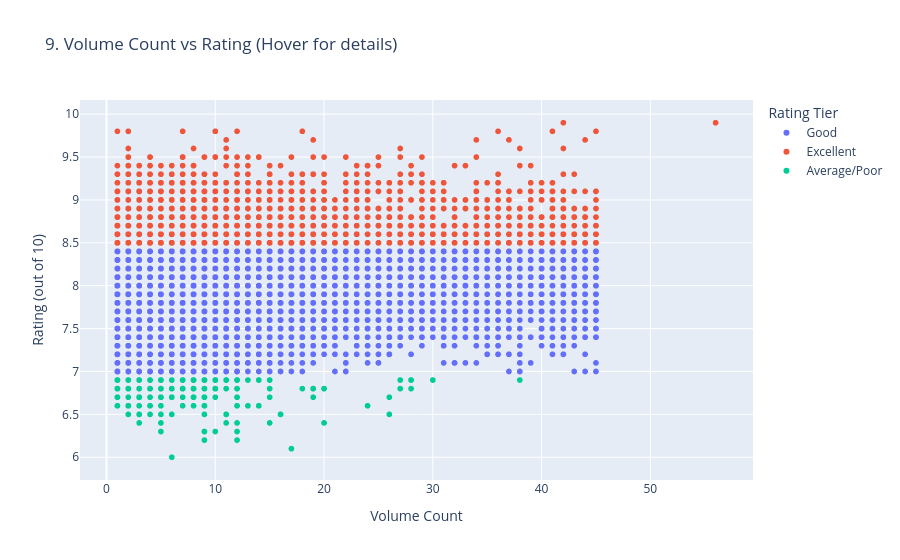

The code cell stored with this chart in its notebook:
### Markdown cell above
9. Multivariate: Rating vs Volume Count Colored by Rating Tier

### Code cell
fig4 = px.scatter(df, x='Volume Count', y='Rating (out of 10)', color='Rating Tier', 
                  hover_data=['Title', 'Writer'],
                  title='9. Volume Count vs Rating (Hover for details)')
fig4.show()

### Figure 1 — Plotly figure (JSON) as saved in the notebook; plotly's stock layout.template omitted (floating-point values rounded to 4 significant figures; data arrays with more than 128 entries replaced by an {"elided": "..."} marker saying what was removed)
{"data": [{"customdata": {"elided": "7531x2 str values"}, "hovertemplate": "Rating Tier=Good<br>Volume Count=%{x}<br>Rating (out of 10)=%{y}<br>Title=%{customdata[0]}<br>Writer=%{customdata[1]}<extra></extra>", "legendgroup": "Good", "marker": {"color": "#636efa", "symbol": "circle"}, "mode": "markers", "name": "Good", "showlegend": true, "type": "scattergl", "x": {"elided": "7531 int values"}, "xaxis": "x", "y": {"elided": "7531 float values"}, "yaxis": "y"}, {"customdata": {"elided": "2263x2 str values"}, "hovertemplate": "Rating Tier=Excellent<br>Volume Count=%{x}<br>Rating (out of 10)=%{y}<br>Title=%{customdata[0]}<br>Writer=%{customdata[1]}<extra></extra>", "legendgroup": "Excellent", "marker": {"color": "#EF553B", "symbol": "circle"}, "mode": "markers", "name": "Excellent", "showlegend": true, "type": "scattergl", "x": {"elided": "2263 int values"}, "xaxis": "x", "y": {"elided": "2263 float values"}, "yaxis": "y"}, {"customdata": {"elided": "196x2 str values"}, "hovertemplate": "Rating Tier=Average/Poor<br>Volume Count=%{x}<br>Rating (out of 10)=%{y}<br>Title=%{customdata[0]}<br>Writer=%{customdata[1]}<extra></extra>", "legendgroup": "Average/Poor", "marker": {"color": "#00cc96", "symbol": "circle"}, "mode": "markers", "name": "Average/Poor", "showlegend": true, "type": "scattergl", "x": {"elided": "196 int values"}, "xaxis": "x", "y": {"elided": "196 float values"}, "yaxis": "y"}], "layout": {"legend": {"title": {"text": "Rating Tier"}, "tracegroupgap": 0}, "title": {"text": "9. Volume Count vs Rating (Hover for details)"}, "xaxis": {"anchor": "y", "domain": [0, 1], "title": {"text": "Volume Count"}}, "yaxis": {"anchor": "x", "domain": [0, 1], "title": {"text": "Rating (out of 10)"}}}}
